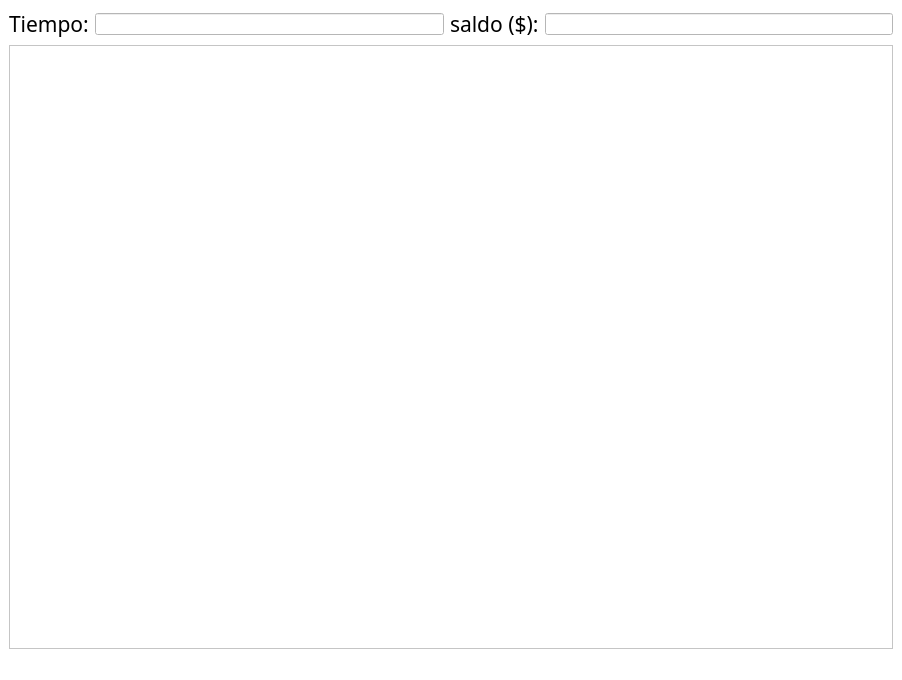
<?xml version="1.0" encoding="UTF-8"?>
<ui version="4.0">
 <class>MainWindow</class>
 <widget class="QMainWindow" name="MainWindow">
  <property name="geometry">
   <rect>
    <x>0</x>
    <y>0</y>
    <width>902</width>
    <height>680</height>
   </rect>
  </property>
  <property name="windowTitle">
   <string>MainWindow</string>
  </property>
  <property name="styleSheet">
   <string notr="true">color: rgb(0, 0, 0);
background-color: rgb(255, 255, 255);
</string>
  </property>
  <widget class="QWidget" name="centralwidget">
   <layout class="QGridLayout" name="gridLayout">
    <item row="1" column="0" colspan="4">
     <widget class="QGraphicsView" name="graphicsView"/>
    </item>
    <item row="0" column="2">
     <widget class="QLabel" name="label_3">
      <property name="font">
       <font>
        <family>Arial Rounded MT Bold</family>
        <pointsize>16</pointsize>
       </font>
      </property>
      <property name="text">
       <string>saldo ($):</string>
      </property>
     </widget>
    </item>
    <item row="0" column="0">
     <widget class="QLabel" name="label">
      <property name="font">
       <font>
        <family>Arial Rounded MT Bold</family>
        <pointsize>16</pointsize>
       </font>
      </property>
      <property name="text">
       <string>Tiempo:</string>
      </property>
     </widget>
    </item>
    <item row="0" column="1">
     <widget class="QLineEdit" name="lineEdit"/>
    </item>
    <item row="0" column="3">
     <widget class="QLineEdit" name="lineEdit_2"/>
    </item>
   </layout>
   <zorder>label</zorder>
   <zorder>label_3</zorder>
   <zorder>lineEdit</zorder>
   <zorder>graphicsView</zorder>
   <zorder>lineEdit_2</zorder>
  </widget>
  <widget class="QMenuBar" name="menubar">
   <property name="geometry">
    <rect>
     <x>0</x>
     <y>0</y>
     <width>902</width>
     <height>20</height>
    </rect>
   </property>
  </widget>
  <widget class="QStatusBar" name="statusbar"/>
 </widget>
 <resources/>
 <connections/>
</ui>
